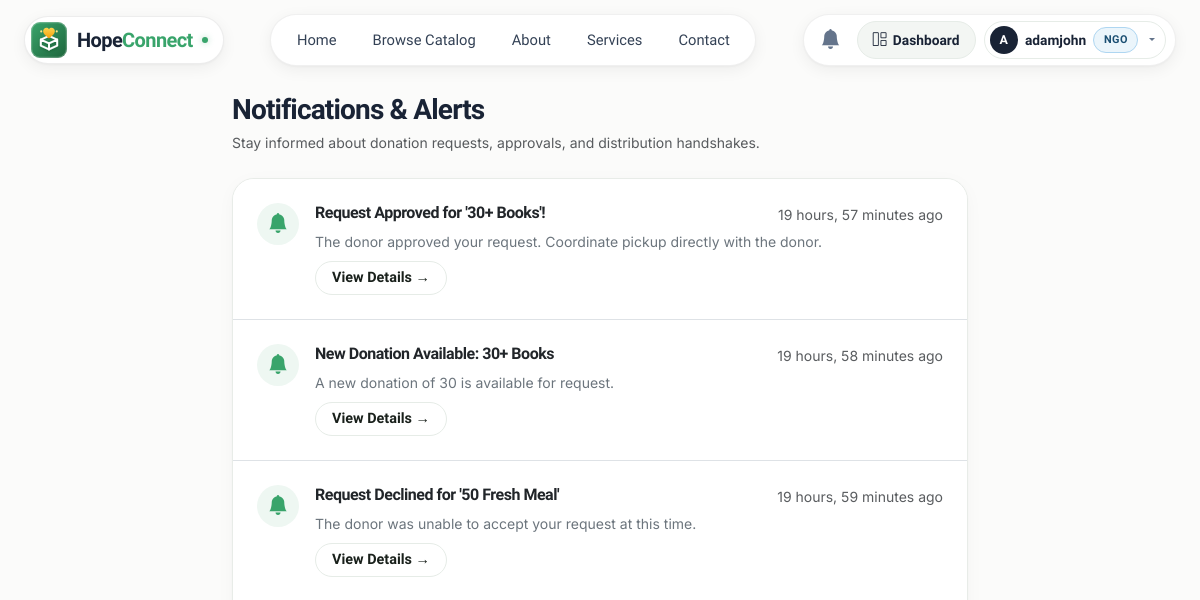
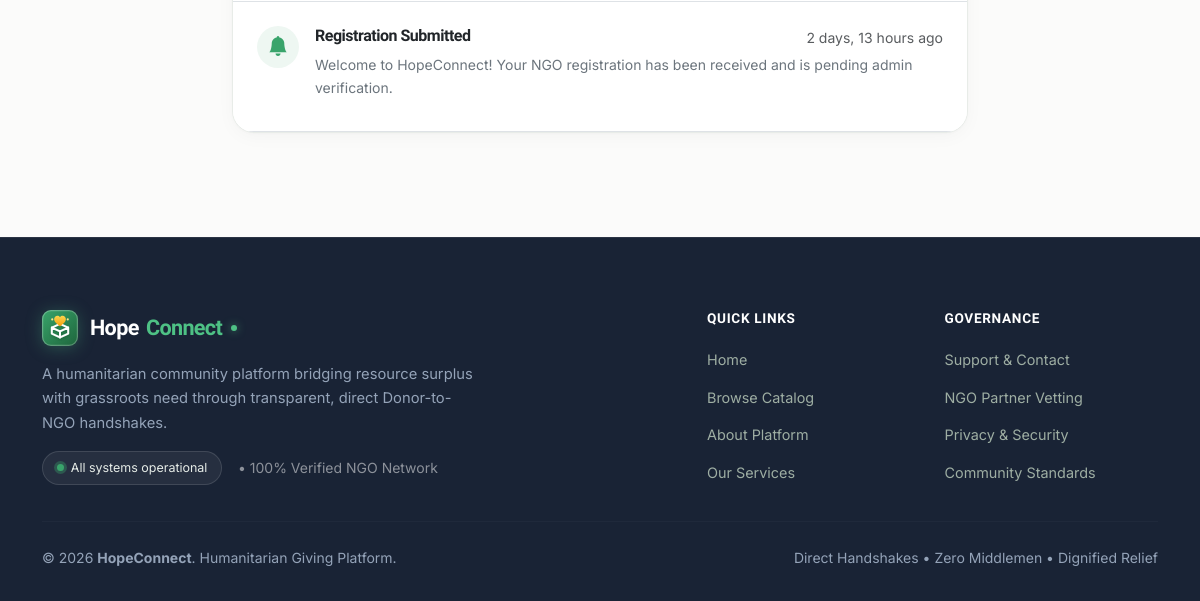
/notifications/ (signed in), run on an earlier commit of the app's database (2 pictures, top to bottom).
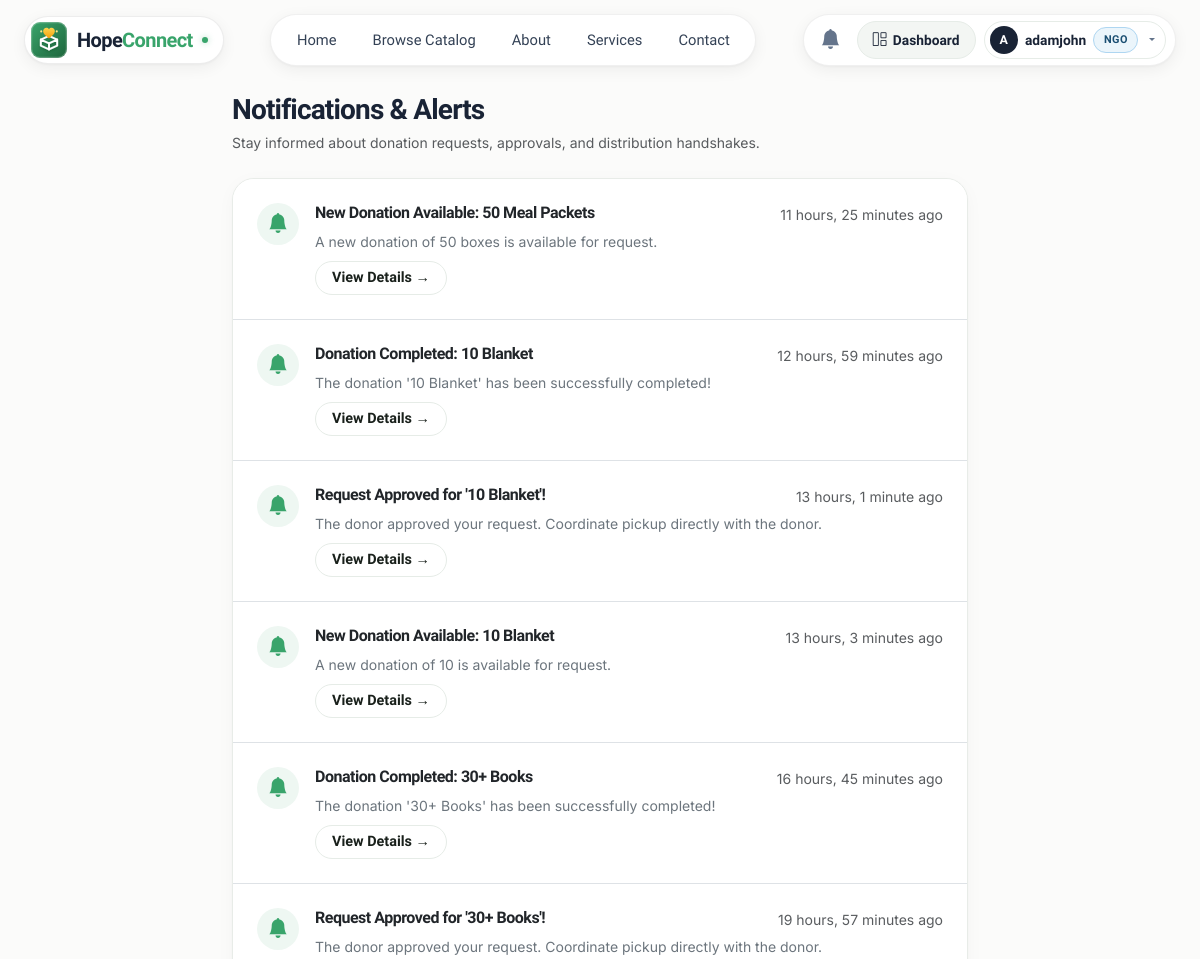
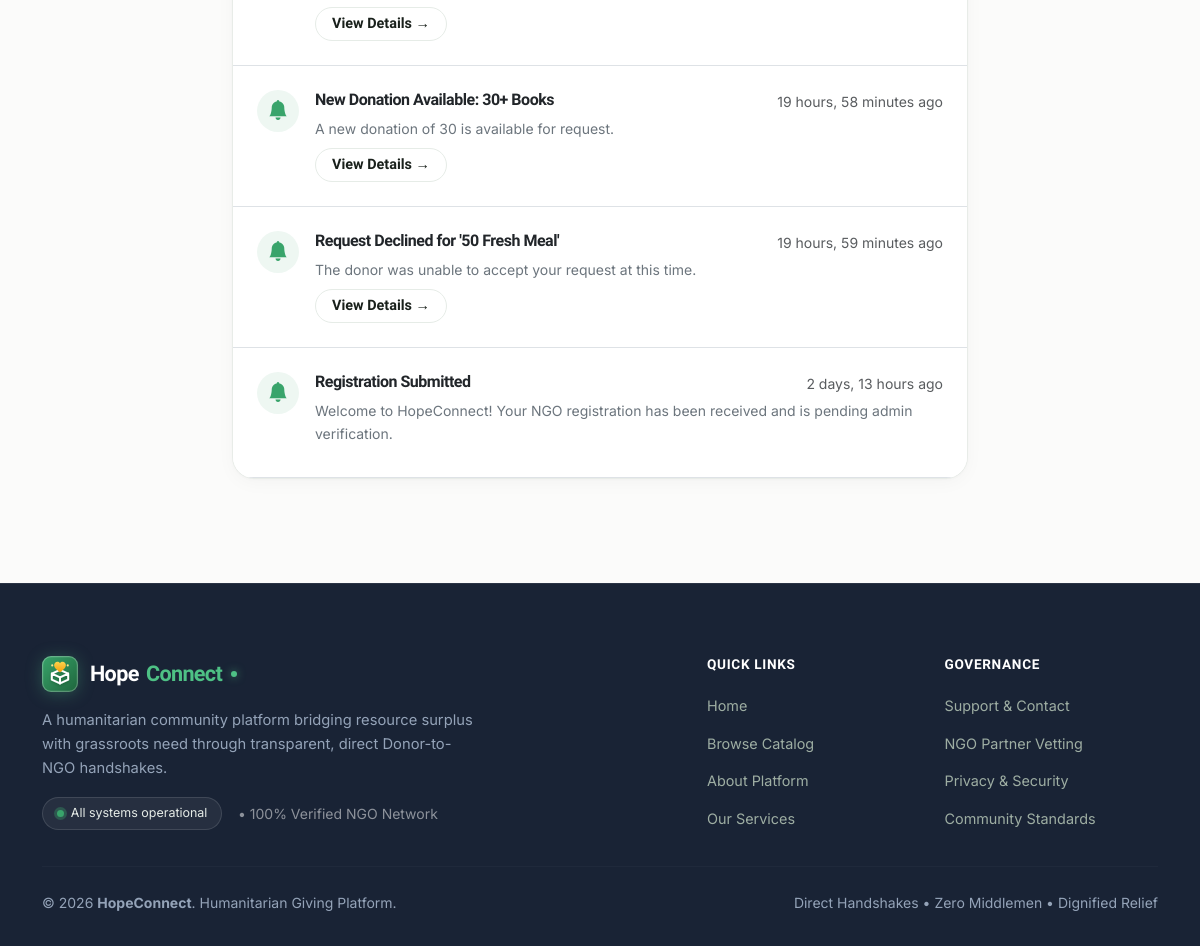
And on a later commit of the database (2 pictures, top to bottom).
### core/models.py (models this page shows, shortened)
class Notification(models.Model):
    TYPE_CHOICES = [
        ('SYSTEM', 'System Alert'),
        ('REQUEST_RECEIVED', 'Request Received'),
        ('REQUEST_APPROVED', 'Request Approved'),
        ('REQUEST_REJECTED', 'Request Rejected'),
        ('PICKUP_SCHEDULED', 'Pickup Scheduled'),
        ('PICKED_UP', 'Donation Picked Up'),
        ('DELIVERED', 'Donation Delivered'),
        ('COMPLETED', 'Donation Completed'),
        ('ACCOUNT_VERIFIED', 'Account Verified'),
    ]
    recipient = models.ForeignKey(
        User,
        on_delete=models.CASCADE,
        related_name='notifications'
    )
    title = models.CharField(
        max_length=150
    )
    message = models.TextField()
    notification_type = models.CharField(
        max_length=50,
        choices=TYPE_CHOICES,
        default='SYSTEM'
    )
    link = models.CharField(
        max_length=255,
        blank=True,
        help_text="Relative URL to navigate upon clicking the notification"
    )
    is_read = models.BooleanField(
        default=False
    )
    created_at = models.DateTimeField(
        auto_now_add=True
    )
    class Meta:
        verbose_name = "Notification"
        verbose_name_plural = "Notifications"
        ordering = ['-created_at']

### core/views.py (the view)
# urls.py: path('notifications/', views.notifications_list, name='notifications_list'),
@login_required
def notifications_list(request):
    notifications = request.user.notifications.all().order_by('-created_at')
    unread = notifications.filter(is_read=False)
    unread.update(is_read=True)
    return render(request, 'core/notifications.html', {'notifications': notifications})

### core/context_processors.py (called while the page is built)
def hopeconnect_context(request):
    context = {
        'user_profile': None,
        'user_role': None,
        'unread_notifications_count': 0,
    }
    if request.user.is_authenticated:
        profile = getattr(request.user, 'profile', None)
        context['user_profile'] = profile
        if request.user.is_staff or request.user.is_superuser:
            context['user_role'] = 'Admin'
        elif profile:
            context['user_role'] = 'Donor' if profile.role.upper() == 'DONOR' else 'NGO'
        context['unread_notifications_count'] = request.user.notifications.filter(is_read=False).count()
    return context

### templates/core/notifications.html (shortened to what this page needs)
{% extends 'base.html' %}
{% block content %}
<div class="row justify-content-center my-4">
    <div class="col-lg-8 col-md-10">
        <div class="d-flex justify-content-between align-items-center mb-4">
            <div>
                <h3 class="fw-bold mb-1" style="color: var(--hc-navy);">Notifications & Alerts</h3>
                <p class="text-muted small mb-0">Stay informed about donation requests, approvals, and distribution handshakes.</p>
            </div>
        </div>
        <div class="app-card p-0 overflow-hidden">
            {% if notifications %}
            <div class="list-group list-group-flush">
                {% for notif in notifications %}
                <div class="list-group-item p-3 p-md-4 border-bottom {% if not notif.is_read %}bg-light{% endif %}">
                    <div class="d-flex align-items-start gap-3">
                        <div class="rounded-circle d-flex align-items-center justify-content-center flex-shrink-0" style="width: 42px; height: 42px; background-color: var(--hc-green-subtle); color: var(--hc-green);">
                            <i class="bi bi-bell-fill fs-5"></i>
                        </div>
                        <div class="flex-grow-1">
                            <div class="d-flex justify-content-between align-items-start mb-1">
                                <h6 class="fw-bold mb-0 text-dark">{{ notif.title }}</h6>
                                <span class="small text-muted">{{ notif.created_at|timesince }} ago</span>
                            </div>
                            <p class="text-secondary small mb-2">{{ notif.message }}</p>
                            {% if notif.link %}
                            <a href="{{ notif.link }}" class="btn-secondary-outline btn-sm py-1 px-3">
                                View Details &rarr;
                            </a>
                            {% endif %}
                        </div>
                    </div>
                </div>
                {% endfor %}
            </div>
            {% endif %}
        </div>
    </div>
</div>
{% endblock %}

What changed in the data, as far as the page shows it:
added Notification: title "New Donation Available: 50 Meal Packets", created_at "11 hours, 25 minutes", message "A new donation of 50 boxes is available for request."
added Notification: title "Donation Completed: 10 Blanket", created_at "12 hours, 59 minutes", message "The donation '10 Blanket' has been successfully completed!"
added Notification: title "Request Approved for '10 Blanket'!", created_at "13 hours, 1 minute", message "The donor approved your request. Coordinate pickup directly with the donor."
added Notification: title "New Donation Available: 10 Blanket", created_at "13 hours, 3 minutes", message "A new donation of 10 is available for request."
added Notification: title "Donation Completed: 30+ Books", created_at "16 hours, 45 minutes", message "The donation '30+ Books' has been successfully completed!"
